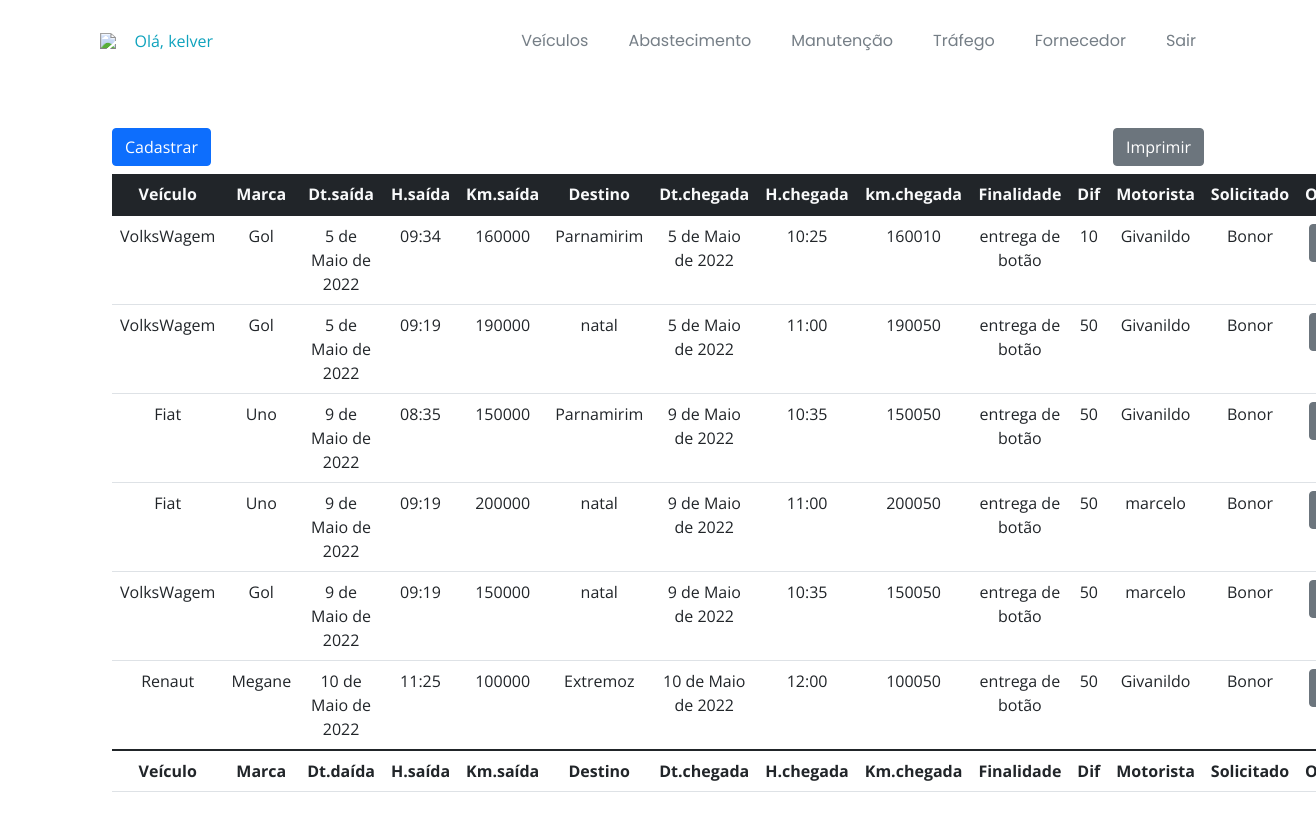
The page /trafego/ (signed in) on the database its author committed.
### core/models.py (models this page shows, shortened)
class Traffic(models.Model):
    vehicle = models.ForeignKey(Vehicle, on_delete=models.CASCADE, verbose_name='Veículo')
    mark_traffic = models.CharField('Marca', max_length=50, blank=False)
    departure_date = models.DateField('Data de saída' , blank=False)
    departure_time = models.TimeField('Hora da saída', blank=False)
    km_of_exit = models.IntegerField('Km de saída', blank=False)
    destiny = models.CharField('Destino', max_length=100, blank=False)
    arrival_date = models.DateField('Data de chegada', blank=False)
    arrival_time = models.TimeField('Hora de chegada', blank=False)
    arrival_kml = models.IntegerField('Km de chegada', blank=False)
    service_purpose = models.CharField('Finalidade do serviço', max_length=200, blank=False)
    difference = models.IntegerField('Diferença', blank=False)
    drivers_name = models.CharField('Nome do motorista', max_length=100, blank=False)
    asked_by = models.CharField('Solicitado por', max_length=100, blank=False)
    class Meta:
        verbose_name = 'Controle de tráfego'
        verbose_name_plural = 'Controles de tráfegos'
        ordering = ['vehicle']

class Vehicle(models.Model):
    brand = models.CharField('Marca', max_length=30, blank=False)
    vehicle = models.CharField('Modelo', max_length=40, blank=False)
    color = models.CharField('Cor', max_length=20, blank=False)
    plate = models.CharField('Placa', max_length=10, blank=False)
    date_create = models.DateField('Data de Cadastro', blank=False)
    class Meta:
        verbose_name = 'Veículo'
        verbose_name_plural = 'Veículos'
        ordering = ['-date_create']
    def __str__(self):
        return self.brand

### core/views.py (the view, shortened to what this page needs)
# urls.py: path('trafego/', views.trafego, name='trafego'),
@login_required(login_url='login')
def trafego(request):
    form = TrafficForm(request.POST or None)
    trafegos = Traffic.objects.all()
    form = TrafficForm()
    return render(request, 'trafego.html', {'form': form, 'trafegos': trafegos})

### core/templates/trafego.html (shortened to what this page needs)
{% extends 'index.html' %}
{% load widget_tweaks %}
{% block content %}
<br><br><br><br><br>
<div class="container d-flex flex-column align-items-lg-start" id="fechar">
  <div class="container pt-2">
    <div class="row gy-4 gx-lg-4">
    </div>
  </div>
</div>
<div class="container d-flex flex-column align-items-lg-start">
  <div class="container">
    <button type="button" class="btn btn-primary" data-toggle="modal" data-target="#exampleModal" id="idtrafego">Cadastrar</button>
    <a href="{% url 'export_excel_trafego' %}"><button type="button" class="btn btn-secondary float-end">Imprimir</button></a>
  </div>
</div>
<div class="container d-flex flex-column align-items-lg-start">
  <div class="container pt-2">
    <table class="table table-hover" id="trafego">
      <thead class="bg-dark text-light text-center">
        <tr>
          <th scope="col">Veículo</th>
          <th scope="col">Marca</th>
          <th scope="col">Dt.saída</th>
          <th scope="col">H.saída</th>
          <th scope="col">Km.saída</th>
          <th scope="col">Destino</th>
          <th scope="col">Dt.chegada</th>
          <th scope="col">H.chegada</th>
          <th scope="col">km.chegada</th>
          <th scope="col">Finalidade</th>
          <th scope="col">Dif</th>
          <th scope="col">Motorista</th>
          <th scope="col">Solicitado</th>
          <th scope="col">Opção</th>
        </tr>
      </thead>
      <tbody class="text-center">
      {% for trafego in trafegos %}
      <tr>
          <td>{{ trafego.vehicle }}</td>
          <td>{{ trafego.mark_traffic }}</td>
          <td>{{ trafego.departure_date }}</td>
          <td>{{ trafego.departure_time }}</td>
          <td>{{ trafego.km_of_exit }}</td>
          <td>{{ trafego.destiny }}</td>
          <td>{{ trafego.arrival_date }}</td>
          <td>{{ trafego.arrival_time }}</td>
          <td>{{ trafego.arrival_kml }}</td>
          <td>{{ trafego.service_purpose}}</td>
          <td>{{ trafego.difference }}</td>
          <td>{{ trafego.drivers_name }}</td>
          <td>{{ trafego.asked_by }}</td>
          <td>
            <a href="{% url 'update_trafego' trafego.id %}"><button class="btn btn-secondary bi bi-pencil-square" data-target="#exampleModal" data-toggle="modal"></button></a>
          </td>
      </tr>
      {% endfor %}
      </tbody>
      <tfoot class=" text-dark text-center">
        <tr>
          <th>Veículo</th>
          <th>Marca</th>
          <th>Dt.daída</th>
          <th>H.saída</th>
          <th>Km.saída</th>
          <th>Destino</th>
          <th>Dt.chegada</th>
          <th>H.chegada</th>
          <th>Km.chegada</th>
          <th>Finalidade</th>
          <th>Dif</th>
          <th>Motorista</th>
          <th>Solicitado</th>
          <th scope="col">Opção</th>
        </tr>
        </tfoot>
    </table>
  </div>
</div>
<br>
{% endblock %}

### core/templates/index.html (shortened to what this page needs)
<!DOCTYPE html>
<html lang="pt-BR">
{% load static %}
<head>
  <link href="{% static 'assets/vendor/bootstrap/css/bootstrap.min.css' %}" rel="stylesheet">
  <link href="{% static 'assets/vendor/bootstrap-icons/bootstrap-icons.css' %}" rel="stylesheet">
  <link href="{% static 'assets/vendor/aos/aos.css' %}" rel="stylesheet">
  <link href="{% static 'assets/vendor/glightbox/css/glightbox.min.css' %}" rel="stylesheet">
  <link href="{% static 'assets/vendor/swiper/swiper-bundle.min.css' %}" rel="stylesheet">
  <link href="{% static 'assets/css/variables.css' %}" rel="stylesheet">
  <link href="{% static 'assets/css/main.css' %}" rel="stylesheet">
  <link href="{% static 'assets/css/icones.css' %}" rel="stylesheet">
  <link rel="stylesheet" type="text/css" href="https://cdn.datatables.net/v/bs4/dt-1.11.5/datatables.min.css"/>
</head>
<body>
  {% block header %}
  <header id="header" class="header fixed-top" data-scrollto-offset="0">
    <div class="container d-flex align-items-center justify-content-between">
      {% if user.is_authenticated %}
      <a href="/" class="logo d-flex align-items-center scrollto me-auto me-lg-0">
        <img src="https://texbrasil.com.br/wp-content/uploads/2020/09/bonor-botoes.png">&nbsp;&nbsp; Olá, {{ user }}
      </a>
      <nav id="navbar" class="navbar">
        <ul>
          <li><a class="nav-link scrollto" href="{% url 'cadastro_veiculo' %}">Veículos</a></li>
          <li><a class="nav-link scrollto" href="{% url 'abast' %}">Abastecimento</a></li>
          <li><a class="nav-link scrollto" href="{% url 'manutencao' %}">Manutenção</a></li>
          <li><a class="nav-link scrollto" href="{% url 'trafego' %}">Tráfego</a></li>
          <li><a class="nav-link scrollto" href="{% url 'fornecedor' %}">Fornecedor</a></li>
          <li><a class="nav-link scrollto" href="/accounts/logout">Sair</a></li>
        </ul>
      </nav>
    </div>
    {% endif %}
  </header>
  {% endblock %}
  {% block content %}{% endblock %}
</body>
</html>

### core/static/assets/css/variables.css (style rules this page uses)
:root { --font-default: 'Open Sans', system-ui, -apple-system, "Segoe UI", Roboto, "Helvetica Neue", Arial, "Noto Sans", "Liberation Sans", sans-serif, "Apple Color Emoji", "Segoe UI Emoji", "Segoe UI Symbol", "Noto Color Emoji"; --font-primary: 'Source Sans Pro', sans-serif; --font-secondary: 'Poppins', sans-serif; --color-default: #1a1f24; --color-default-rgb: 26, 31, 36; --color-links: #0ea2bd; --color-links-hover: #1ec3e0; --color-primary: #0ea2bd; --color-primary-light: #1ec3e0; --color-primary-dark: #0189a1; --color-primary-rgb: 14, 162, 189; --color-primary-light-rgb: 30, 195, 224; --color-primary-dark-rgb: 1, 137, 161; --color-secondary: #485664; --color-secondary-light: #8f9fae; --color-secondary-dark: #3a4753; --color-secondary-rgb: 72, 86, 100; --color-secondary-light-rgb: 143, 159, 174; --color-secondary-dark-rgb: 58, 71, 83; --color-blue: #0d6efd; --color-blue-rgb: 13, 110, 253; --color-indigo: #6610f2; --color-indigo-rgb: 102, 16, 242; --color-purple: #6f42c1; --color-purple-rgb: 111, 66, 193; --color-pink: #f3268c; --color-pink-rgb: 243, 38, 140; --color-red: #df1529; --color-red-rgb: 223, 21, 4; --color-orange: #fd7e14; --color-orange-rgb: 253, 126, 20; --color-yellow: #ffc107; --color-yellow-rgb: 255, 193, 7; --color-green: #059652; --color-green-rgb: 5, 150, 82; --color-teal: #20c997; --color-teal-rgb: 32, 201, 151; --color-cyan: #0dcaf0; --color-cyan-rgb: 13, 202, 240; --color-white: #ffffff; --color-white-rgb: 255, 255, 255; --color-gray: #6c757d; --color-gray-rgb: 108, 117, 125; --color-black: #000000; --color-black-rgb: 0, 0, 0; }
:root { --bs-blue: var(--color-blue); --bs-indigo: var(--color-indigo); --bs-purple: var(--color-purple); --bs-pink: var(--color-pink); --bs-red: var(--color-red); --bs-orange: var(--color-orange); --bs-yellow: var(--color-yellow); --bs-green: var(--color-green); --bs-teal: var(--color-teal); --bs-cyan: var(--color-cyan); --bs-white: var(--color-white); --bs-gray: var(--color-gray); --bs-gray-dark: #343a40; --bs-gray-100: #f8f9fa; --bs-gray-200: #e9ecef; --bs-gray-300: #dee2e6; --bs-gray-400: #ced4da; --bs-gray-500: #adb5bd; --bs-gray-600: #6c757d; --bs-gray-700: #495057; --bs-gray-800: #343a40; --bs-gray-900: #212529; --bs-primary: var(--color-blue); --bs-secondary: var(--color-blue); --bs-success: #198754; --bs-info: #0dcaf0; --bs-warning: #ffc107; --bs-danger: #dc3545; --bs-light: #f8f9fa; --bs-dark: #212529; --bs-primary-rgb: var(--color-primary-rgb); --bs-secondary-rgb: var(--color-secondary-rgb); --bs-success-rgb: 25, 135, 84; --bs-info-rgb: 13, 202, 240; --bs-warning-rgb: 255, 193, 7; --bs-danger-rgb: 220, 53, 69; --bs-light-rgb: 248, 249, 250; --bs-dark-rgb: 33, 37, 41; --bs-white-rgb: var(--color-white-rgb); --bs-black-rgb: var(--color-black-rgb); --bs-body-color-rgb: var(--color-default-rgb); --bs-body-bg-rgb: 255, 255, 255; --bs-font-sans-serif: var(--font-default); --bs-font-monospace: SFMono-Regular, Menlo, Monaco, Consolas, "Liberation Mono", "Courier New", monospace; --bs-gradient: linear-gradient(180deg, rgba(255, 255, 255, 0.15), rgba(255, 255, 255, 0)); --bs-body-font-family: var(--font-default); --bs-body-font-size: 1rem; --bs-body-font-weight: 400; --bs-body-line-height: 1.5; --bs-body-color: var(--color-default); --bs-body-bg: #fff; }

### core/static/assets/css/main.css (style rules this page uses)
:root { scroll-behavior: smooth; }
a { color: var(--color-links); text-decoration: none; }
.header { padding: 15px 0; transition: all 0.5s; z-index: 997; }
.header .logo img { max-height: 40px; margin-right: 6px; }
@media (min-width: 1280px) { .navbar { padding: 0; position: relative; } }
@media (min-width: 1280px) { .navbar ul { margin: 0; padding: 0; display: flex; list-style: none; align-items: center; } }
@media (min-width: 1280px) { .navbar li { position: relative; } }
@media (min-width: 1280px) { .navbar > ul > li { white-space: nowrap; } }
@media (min-width: 1280px) { .navbar a, .navbar a:focus { display: flex; align-items: center; justify-content: space-between; padding: 14px 20px; font-family: var(--font-secondary); font-size: 16px; font-weight: 400; color: rgba(var(--color-secondary-dark-rgb), 0.7); white-space: nowrap; transition: 0.3s; position: relative; } }
@media (min-width: 1280px) { .navbar > ul > li > a:before { content: ""; position: absolute; width: 100%; height: 2px; bottom: 0; left: 0; background-color: var(--color-primary); visibility: hidden; transition: all 0.3s ease-in-out 0s; transform: scaleX(0); transition: all 0.3s ease-in-out 0s; } }

### rows shown on the page
Traffic: vehicle "VolksWagem", mark_traffic "Gol", departure_date "5 de Maio de 2022", departure_time "09:34", km_of_exit "160000", destiny "Parnamirim", arrival_date "5 de Maio de 2022", arrival_time "10:25", arrival_kml "160010", service_purpose "entrega de botão", difference "10", drivers_name "Givanildo", asked_by "Bonor"
Traffic: vehicle "VolksWagem", mark_traffic "Gol", departure_date "5 de Maio de 2022", departure_time "09:19", km_of_exit "190000", destiny "natal", arrival_date "5 de Maio de 2022", arrival_time "11:00", arrival_kml "190050", service_purpose "entrega de botão", difference "50", drivers_name "Givanildo", asked_by "Bonor"
Traffic: vehicle "Fiat", mark_traffic "Uno", departure_date "9 de Maio de 2022", departure_time "08:35", km_of_exit "150000", destiny "Parnamirim", arrival_date "9 de Maio de 2022", arrival_time "10:35", arrival_kml "150050", service_purpose "entrega de botão", difference "50", drivers_name "Givanildo", asked_by "Bonor"
Traffic: vehicle "Fiat", mark_traffic "Uno", departure_date "9 de Maio de 2022", departure_time "09:19", km_of_exit "200000", destiny "natal", arrival_date "9 de Maio de 2022", arrival_time "11:00", arrival_kml "200050", service_purpose "entrega de botão", difference "50", drivers_name "marcelo", asked_by "Bonor"
Traffic: vehicle "VolksWagem", mark_traffic "Gol", departure_date "9 de Maio de 2022", departure_time "09:19", km_of_exit "150000", destiny "natal", arrival_date "9 de Maio de 2022", arrival_time "10:35", arrival_kml "150050", service_purpose "entrega de botão", difference "50", drivers_name "marcelo", asked_by "Bonor"
Traffic: vehicle "Renaut", mark_traffic "Megane", departure_date "10 de Maio de 2022", departure_time "11:25", km_of_exit "100000", destiny "Extremoz", arrival_date "10 de Maio de 2022", arrival_time "12:00", arrival_kml "100050", service_purpose "entrega de botão", difference "50", drivers_name "Givanildo", asked_by "Bonor"

### other values the page prints
{{ user }} "kelver"
